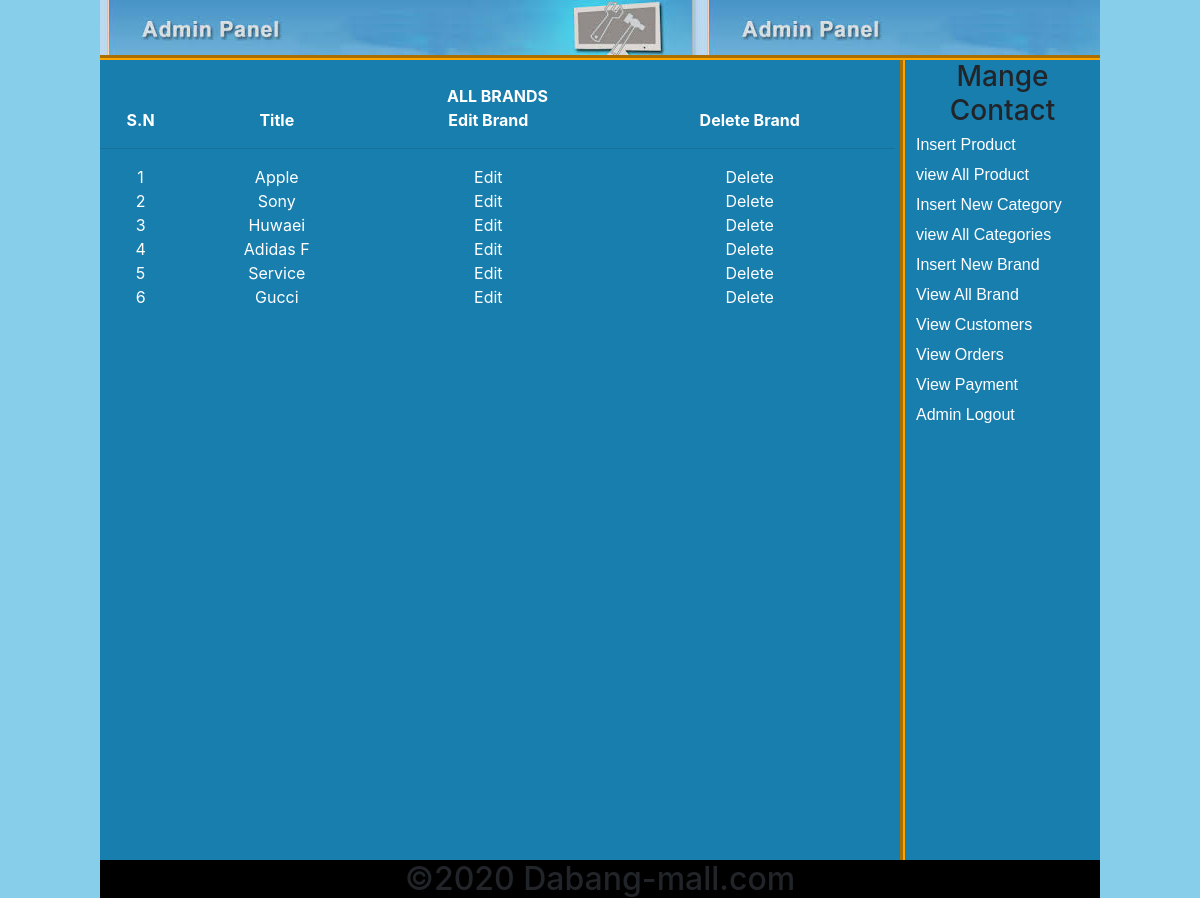
The app's page /Admin-area/index.php?view_all_brands (signed in) with its own data.
### tables this page shows
CREATE TABLE `brands` (
  `brand_id` int(100) NOT NULL,
  `brand_title` text NOT NULL
);

### Admin-area/view_all_brands.php (the view, shortened to what this page needs)
<?php
if(!isset($_SESSION['user_email']))
{
    echo "<script>window.open('login.php?not_admin=You are not an Admin!','_self');</script>";
}
else
{
?><style>
<div>
<table width='795' align="center" bgcolor='#187eae'>
<tr style="color: white;" align="center"><th colspan="4">ALL BRANDS</th></tr>
<tr style="color: white;" align="center">
<td ><b>S.N</b></td>
<td><b>Title</b></td>
<td><b>Edit Brand</b></td>
<td><b>Delete Brand</b></td>
</tr>
<tr><td colspan="4" ><hr></td></tr>
<?php
include("includes/insert_product_fun.php");
$get_brand="select * from brands";
$run_brand=mysqli_query($con,$get_brand);
$i=0;
while($row_brand=mysqli_fetch_array($run_brand))
{
    $brand_id=$row_brand['brand_id'];
    $brand_title=$row_brand['brand_title'];
    $i++;
?>
<tr style="color: white;" align="center">
<td><?php  echo $i;  ?></td><td><?php echo $brand_title; ?></td><td><a href="index.php?edit_brand=<?php echo $brand_id; ?>">Edit</a></td><td><a href="delete.php?delete_brand=<?php echo $brand_id; ?>">Delete</a></td>
</tr>
<?php }
?>
</table>
</div>
<?php }
?>

### Admin-area/styles/style.css (style rules this page uses)
html, body, div, span, applet, object, iframe, h1, h2, h3, h4, h5, h6, p, blockquote, pre, a, abbr, acronym, address, big, cite, code, del, dfn, em, img, ins, kbd, q, s, samp, small, strike, strong, sub, sup, tt, var, b, u, i, center, dl, dt, dd, ol, ul, li, fieldset, form, label, legend, table, caption, tbody, tfoot, thead, tr, th, td, article, aside, canvas, details, embed, figure, figcaption, footer, header, hgroup, menu, nav, output, ruby, section, summary, time, mark, audio, video { margin: 0; padding: 0; border: 0; }
body { background-color:skyblue; }

### Admin-area/view_all_brands.php (style rules this page uses)
a { text-decoration: none; color: white; }
table { font-size: medium; }

### records on screen
brands: brand_title "Apple"
brands: brand_title "Sony"
brands: brand_title "Huwaei"
brands: brand_title "Adidas F"
brands: brand_title "Service"
brands: brand_title "Gucci"
